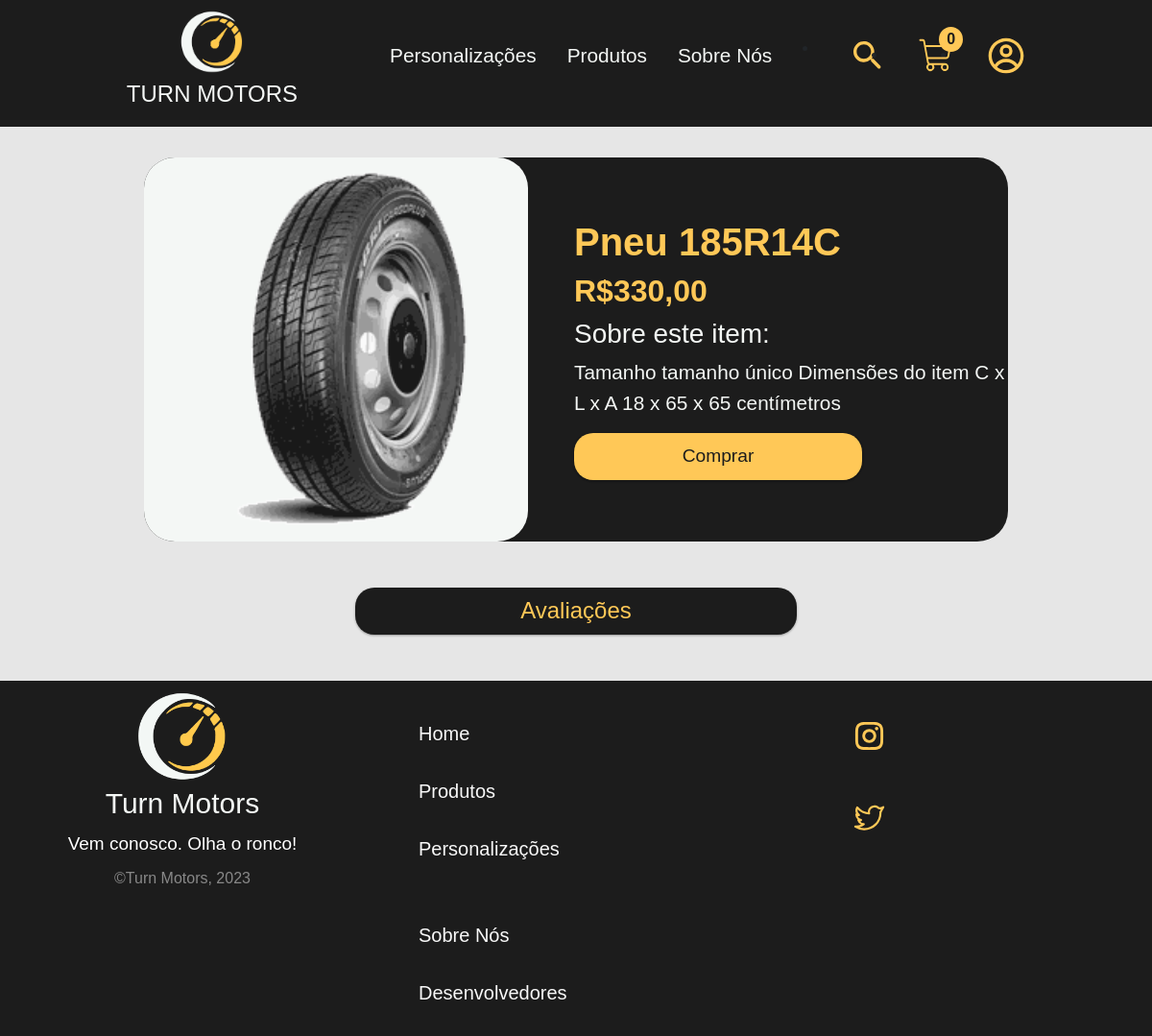
The app's page /pags/mercadoria.php?nomeProduto=Pneu 185R14C with its own data.
### tables this page shows
CREATE TABLE IF NOT EXISTS `produto` (
  `codigoProduto` int NOT NULL AUTO_INCREMENT,
  `nome` varchar(120) NOT NULL,
  `preco` float NOT NULL,
  `pontos` int NOT NULL,
  `marca` varchar(120) DEFAULT NULL,
  `descricao` text NOT NULL,
  `caminho_imagem` varchar(100) NOT NULL,
  `customizacoes` enum(
    'rebaixamento-dropped',
    'rebaixamento-slammed',
    'rebaixamento-hellaFlush',
    'pintura-solida',
    'pintura-metalica',
    'pintura-perolizada',
    'pneu-solido',
    'pneu-personalizado',
    'pneu-duasCores',
    'adesivo-pequeno',
    'adesivo-medio',
    'adesivo-grande',
    'aerofolio',
    'insulfilm',
    'caixaDeSom',
    'banco',
    'tunagem-reformulada',
    'tunagem-remanufaturada',
    'pneu-carro',
    'som-multimidia-eletronicos',
    'acessorios-automoveis',
    'cuidados-automotivos',
    'oleo-fluidos',
    'baterias-acessorios',
    'reboque-transporte',
    'pecas-automoveis',
    'equipamentos-protecao',
    'pneu-moto',
    'acessorios-pecas-moto',
    'ferramentas-equipamentos',
    'vidro'
  ) DEFAULT NULL,
  `TG_categoria` enum(
    'PC',
    'SME',
    'AA',
    'CA',
    'OF',
    'BA',
    'RT',
    'PEA',
    'EPI',
    'PNM',
    'APM',
    'FE',
    'MT',
    'VD'
  ) DEFAULT NULL,
  PRIMARY KEY (`codigoProduto`)
);

### pags/mercadoria.php (the view, shortened to what this page needs)
<?php
require_once('../assets/scripts/conexao.php');
$nomeProduto = $_GET['nomeProduto'];
$produtoSql = $pdo->query(("SELECT * FROM `produto` WHERE nome='$nomeProduto'"));
$produto = $produtoSql->fetchAll();
$precoSemFormatacao = $produto[0]['preco'];
$precoProduto = number_format($precoSemFormatacao, 2, ',', '.');
$descricao = $produto[0]['descricao'];
$caminhoImagem = $produto[0]['caminho_imagem'];
$idProduto = $produto[0]['codigoProduto'];
?>
<!DOCTYPE html>
<html lang="pt-br">
<head>
	<link rel="stylesheet" href="../assets/css/estilos-importantes.css">
	<link rel="stylesheet" href="../assets/css/mercado.min.css">
</head>
<body id="container__body">
	<?php
	require_once('../assets/components/header.php');
	?>
	<main>
		<div class="container__produto">
			<div class="imagem__produto">
				<img src="<?= $caminhoImagem ?>">
			</div>
			<div class="descricao__produto">
				<h1 id="titulo__produto"><?= $nomeProduto ?></h2>
					<h2 id="preco__produto">R$<?= $precoProduto ?></h3>
						<h3 id="titulo-descricao__produto">Sobre este item:</h3>
						<p id="descricao__produto"><?= $descricao ?></p>
						<form method="POST" action="carrinho.php?adicionar=<?php echo $idProduto; ?>">
							<button class="btn__produto" type="submit" name="adicionar" value="<?php echo $idProduto; ?>">Comprar</button>
						</form>
			</div>
		</div>
		<div class="container__avaliacoes">
			<h2 class="avaliacoes__title">Avaliações</h2>
		</div>
	</main>
	<?php
	require_once('../assets/components/footer.php');
	?>
</body>
</html>

### records on screen
produto: caminho_imagem (picture), preco "330,00", descricao "Tamanho tamanho único Dimensões do item C x L x A 18 x 65 x 65 centímetros"

### other values on screen
$nomeProduto "Pneu 185R14C"
